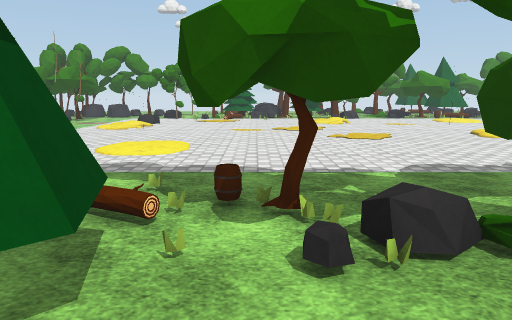
[1] (above)

24 first-person views from a walk through a scene from a Unity 3-D project. The camera is 1.5 m above the floor, tilts 10° down and sees 70° across. The floor is counted in squares, 1 m on a side. Each view is taken from the middle of a square. On the plan, view 1 faces up. The plan holds only what a view shows up to about 16 squares ahead; the rest is blank. The place goes on beyond the plan. The player character is not drawn. Some surface patterns are stand-ins.

[2]
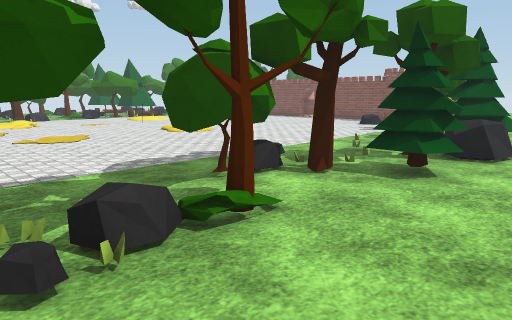

[3]
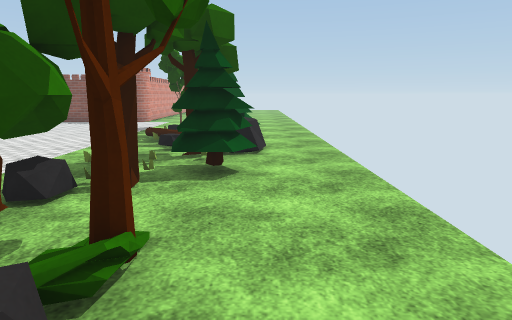

[4]
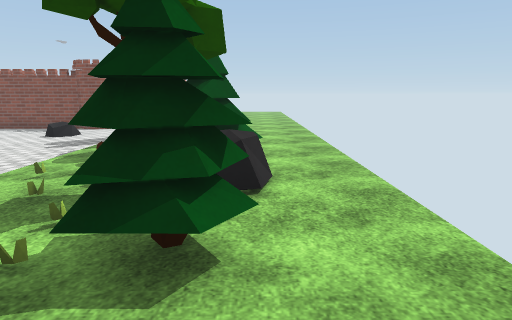

[5]
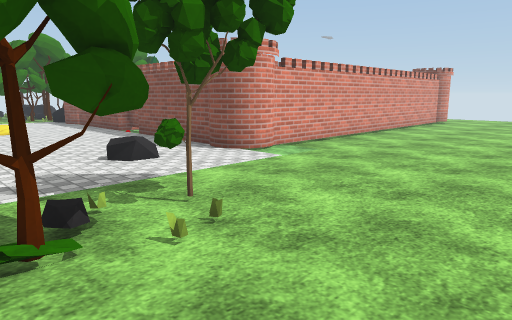

[6]
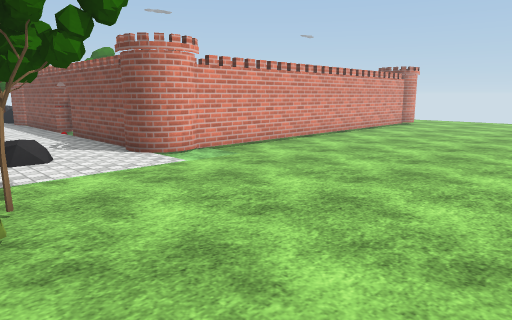

[7]
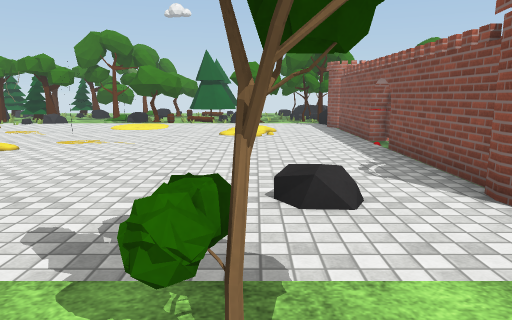

[8]
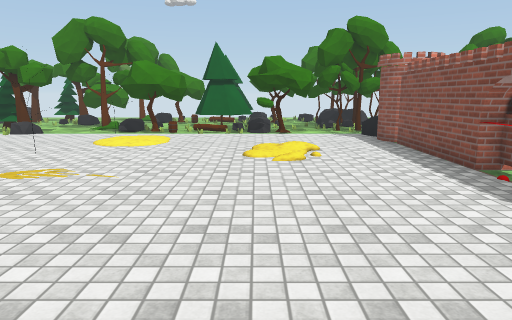

[9]
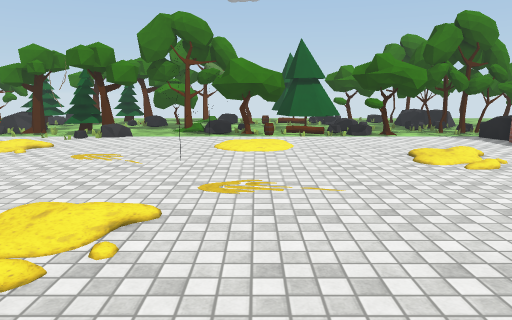

[10]
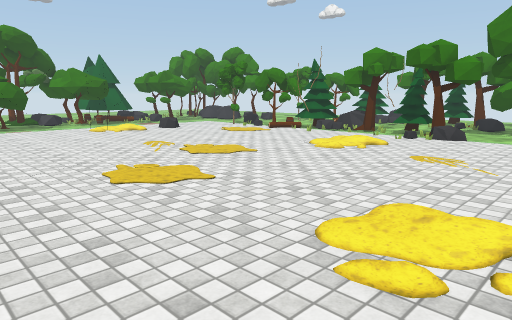

[11]
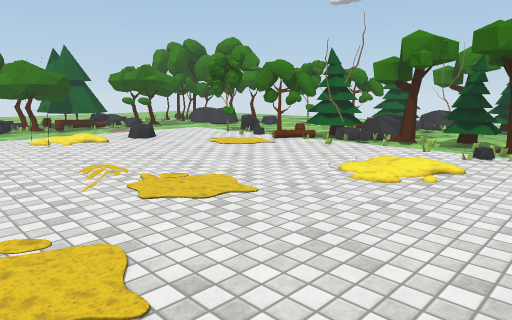

[12]
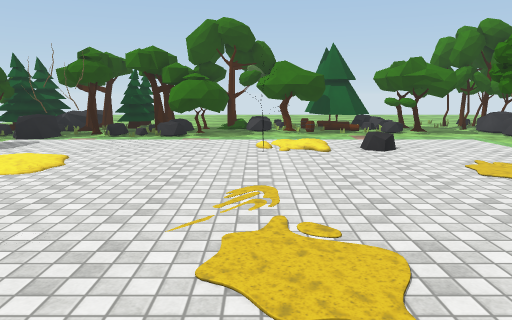

[13]
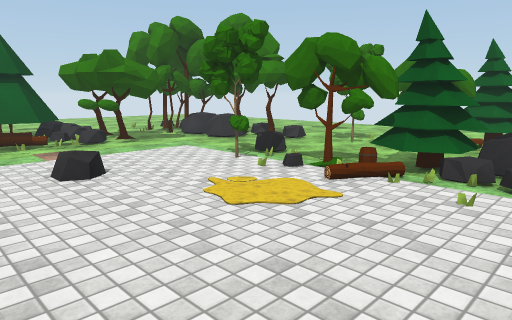

[14]
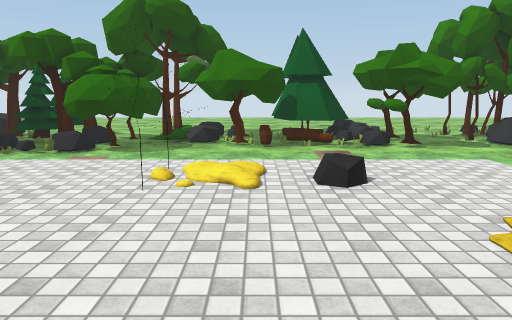

[15]
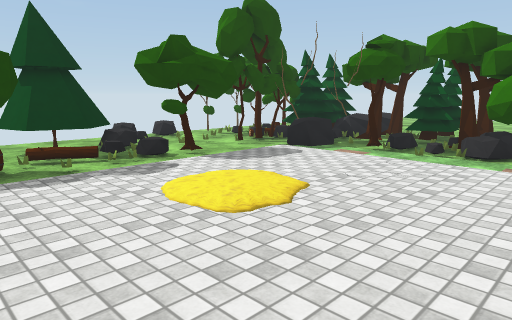

[16]
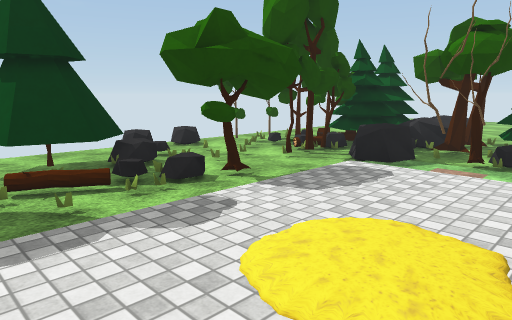

[17]
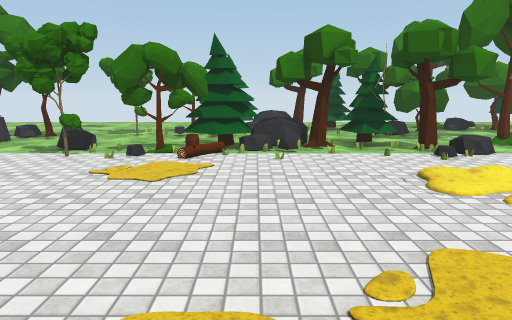

[18]
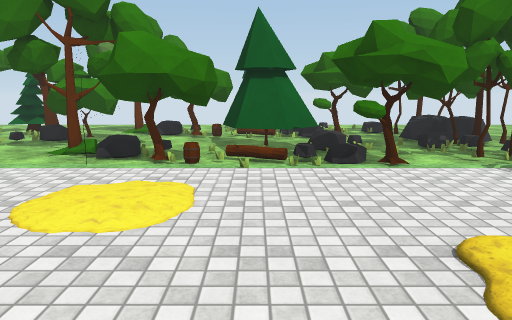

[19]
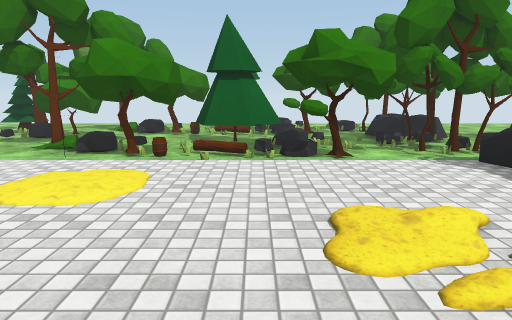

[20]
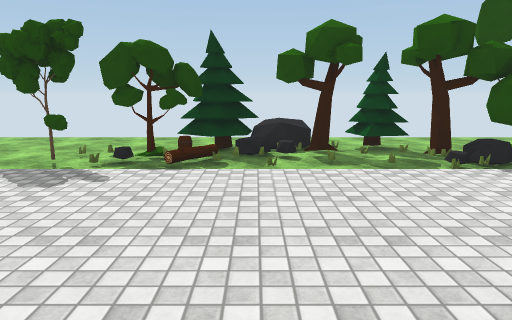

[21]
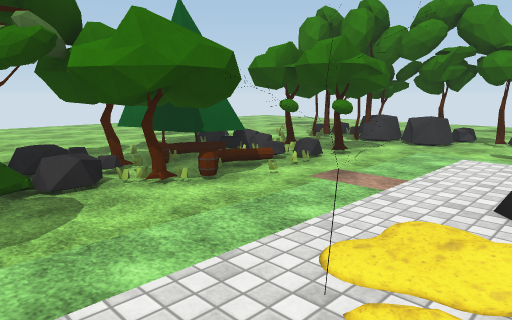

[22]
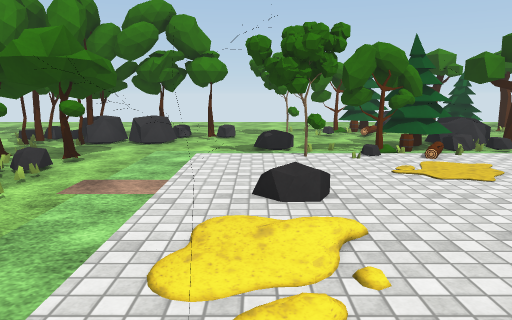

[23]
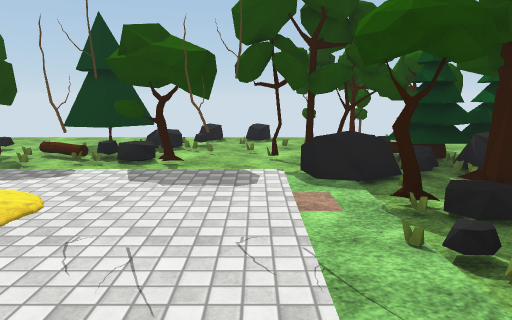

[24]
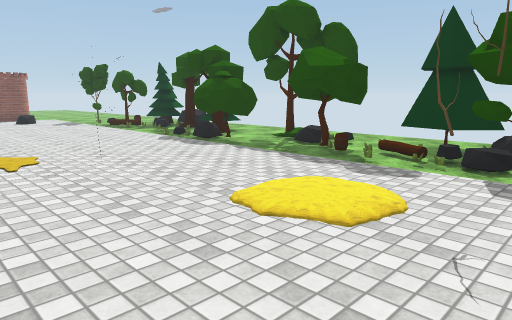

### Floor plan
Key: @ floor where view 1 was taken; # wall or solid block; x gap in a wall; . main floor; : floor 0.25 m higher than the main floor; / step, stairs or slope; = window, fence, low wall or low ledge; ^ raised ledge; T thing the floor can be seen under or through; O other object.
Columns run from 14 left of view 1 to 29 right of it. Each row starts with its distance up from view 1.
 29      .......###O.//####.###  ###.^^#.
 28     .......##...//.####....####..^^x.
 27 x##..#.O...................   /..###.#
 26 .###^^.........=......  ..TT##/.##//
 25 .###^.......TT=^.##...#...TT#./////#
 24 ..TT....:=..TTT=x=.#....TTTO##.../##
 23 ..TT ......TT///.#.#O..OTTT..###..=
 22  TTTT....#.:./...................==
 21  TTOT.......:............:/......##
 20  TT........::..../ /....::/.......#
 19  ##...../........//.....///.......#
 18 ####....//......../....O.....//...#
 17 .####.../:.............O.....//...#
 16 #####...OO......::................#
 15 ###....OOO......:.................#
 14 #.#...............................#
 13 ..TTTT...........::...//..........#
 12 ..TTT#...........::...//..........#
 11 .####...........O.................#
 10 ####....... :....O................#
  9 ####O...#.. :..................O..#
  8 .x.###............................##########
  7 ^^^==^^.....................................
  6 ^=^#=^/.TTT.......TT///../..................
  5  #####/.TTT..TTT.TTT/......#x=#.............
  4  ####O.#..TT=TTTTTT.TT=x####................
  3  .#=#.....=TTT.///...TT.^###................
  2  .#=#....//TTT..........^^#.................
  1   .###.O//.  ..........................
  0    ....=//....@.....................

Positions as (right, up) in squares from view 1, and headings:
1: (0, 0), facing up
2: (0, 0), facing up-right
3: (0, 2), facing right
4: (4, 2), facing right
5: (13, 1), facing up-right
6: (15, 0), facing up-right
7: (16, 4), facing up
8: (15, 8), facing up
9: (11, 9), facing up
10: (10, 9), facing up-left
11: (7, 12), facing up-left
12: (5, 15), facing left
13: (2, 16), facing up-left
14: (1, 17), facing left
15: (1, 14), facing down-left
16: (0, 11), facing down-left
17: (0, 13), facing up
18: (13, 15), facing up
19: (14, 14), facing up
20: (11, 14), facing down
21: (-5, 13), facing up-left
22: (-6, 13), facing up
23: (-7, 14), facing down
24: (-6, 14), facing down-right
